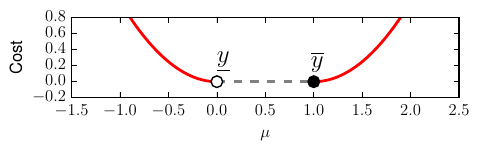

The script that saved this image:
"""


"""
import matplotlib
import matplotlib.pyplot as plt
import numpy as np

plt.rc('text', usetex=True)
matplotlib.rcParams['text.latex.preamble']=[r"\usepackage{amsmath}"]

plt.clf()

plt.gcf().set_size_inches(5, 1)

plt.plot([0, 1], [0, 0], linestyle="--", color="grey", linewidth=2)
plt.scatter([0], [0], edgecolor="black", linewidth=1, facecolor="white", s=70, zorder=100)
plt.text(0, 0.13, r"$\underline{y}$", fontsize=18)
plt.scatter([1], [0], edgecolor="black", linewidth=1, facecolor="black", s=70, zorder=100)
plt.text(0.97, 0.18, r"$\overline{y}$", fontsize=18)

# Plot left tail
x = np.linspace(-1, 0)
plt.plot(x, x**2, color="red", linewidth=2)

# Plot right tail
x = np.linspace(1, 2)
plt.plot(x, (1.0 - x)**2, color="red", linewidth=2)


plt.ylim(ymax=0.8)
plt.ylabel(r"Cost")

plt.xlabel(r"$\mu$")
plt.savefig("interval_loss.pdf", bbox_inches="tight")

plt.xlabel(r"$f(\mathbf{x})$")
plt.savefig("interval_loss_fx.pdf", bbox_inches="tight")
